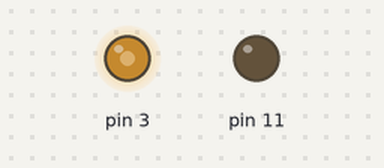
This sketch was run on a simulated Arduino Uno, built with avr-gcc and run on an emulated ATmega328P. Shown: output pins drawn as LEDs (lit = HIGH). At 0.0 s the program stops and its outputs stay as they are.

Above: at 0.1 s.
Timing chart, 0 to 1.5 s (numbered marks = the images above):
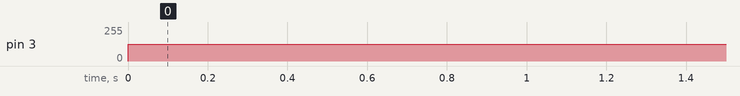

The sketch:

PWM.ino
```cpp
void setup() {
  // put your setup code here, to run once:
pinMode(3, OUTPUT);
  pinMode(11, OUTPUT);

  while(true)
  {
    analogWrite (3, 127);
  }


}

void loop() {
  // put your main code here, to run repeatedly:

}
```

Measured:
- by itself, pin 3: 0/255 → 127/255 at 0.00 s
